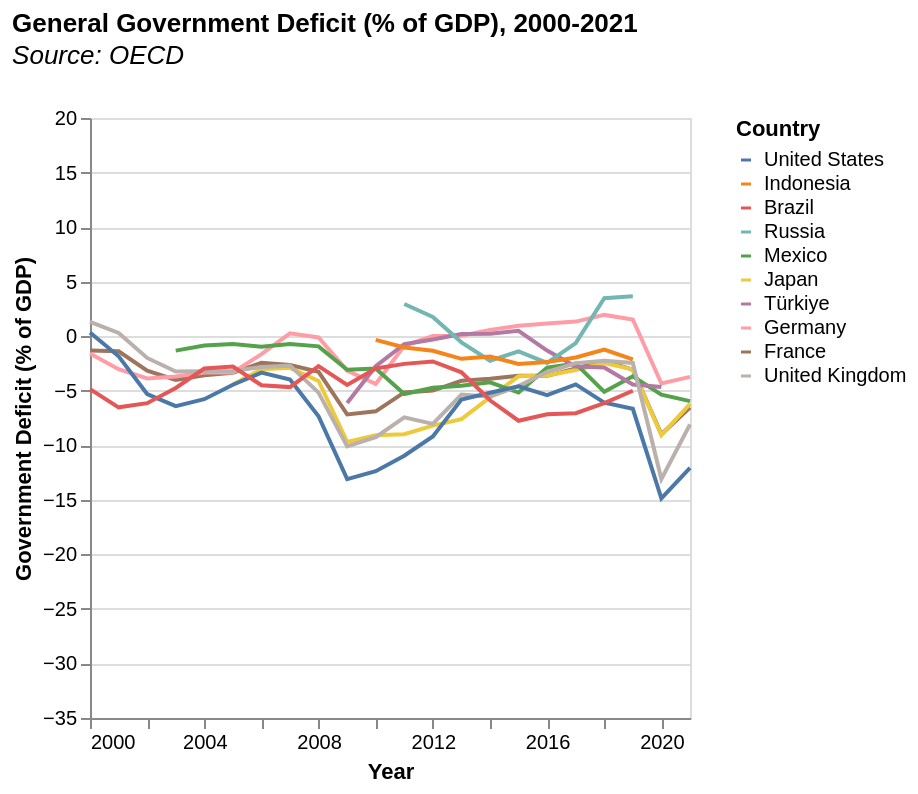

The specification (Vega-Lite) saved for this image:
### Vega-Lite specification from a JSON file in a GitHub repository (floating-point values rounded to 4 significant figures; data arrays with more than 128 entries replaced by an {"elided": "..."} marker saying what was removed)
{"$schema": "https://vega.github.io/schema/vega-lite/v5.json", "data": {"values": {"elided": "906 records"}, "format": {"parse": {"Year": "date"}}}, "hconcat": [{"mark": {"type": "line"}, "encoding": {"color": {"field": "Country", "legend": {"orient": "right", "symbolSize": 25}, "type": "nominal", "scale": {"domain": ["United States", "Indonesia", "Brazil", "Russia", "Mexico", "Japan", "Türkiye", "Germany", "France", "United Kingdom"]}}, "x": {"field": "Year", "type": "temporal", "axis": {"grid": false}}, "y": {"field": "General_government_deficit", "type": "quantitative", "scale": {"domain": [-35, 20]}, "sort": "ascending", "title": "Government Deficit (% of GDP)"}, "tooltip": [{"field": "Country"}, {"field": "General_government_deficit", "title": "Government Deficit (% of GDP)"}]}, "title": {"text": "General Government Deficit (% of GDP), 2000-2021", "fontSize": 13, "subtitle": ["Source: OECD", ""], "anchor": "start", "subtitleFontStyle": "italic", "subtitleFontSize": 13, "color": "black"}}]}
